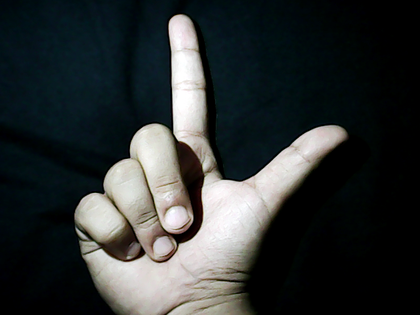
%> input picture data/L1.bmp, 420 x 315 px, shrunk from 640 x 480 before the run
$ octave temp.m   (GNU Octave 9; MATLAB toolbox functions it lacks are replaced by stand-ins)
%> lines starting %> are read from the running program, lines starting %| are printed output that depends on the picture; in (x1, y1, x2, y2) boxes, pixels count from 0 and x2, y2 are one past the last pixel; in counts of white or black regions, pixels touching at a corner belong together; the program's own positions count from 1
clc
clear all
a = imread('L1.bmp');
%> a is the input picture: size 315x420x3 uint8; mean R, G, B 47.4, 51.5, 51.6
figure, imshow(a);
b = rgb2ycbcr(a);
%> b: size 315x420x3 uint8; mean of channels 1, 2, 3 59.2, 128.6, 126.2
c = b(:,:,1);
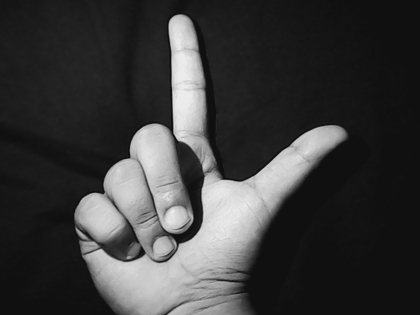
%> c: size 315x420 uint8; min 16, max 235, mean 59.2
% imview(c)
c = roicolor(c,0,100);
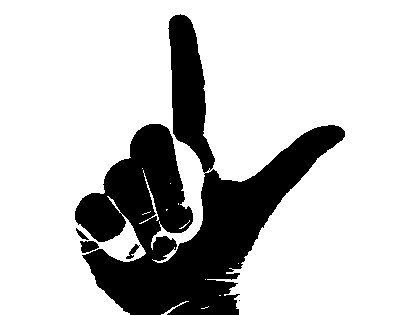
%> c: size 315x420 logical; 78.2% white; 5 black regions (1 under 20 px), largest, box (x1, y1, x2, y2) and area: (75, 14, 345, 315) 28604, (80, 241, 99, 253) 164, (126, 244, 140, 259) 75, (76, 228, 89, 240) 53
% imview(c)
c =~ c;
[lab,num]=bwlabel(c,8);
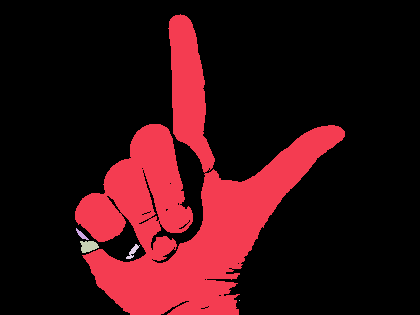
%> lab: size 315x420 double; 6 distinct labels, from 0 to 5; one colour per label, 0 black
%> num = 5
sizeblob = zeros(1,num);
for i=1:num,
    sizeblob(i) = length(find(lab==i));
end
%> this loop made 5 passes
%> after the loop, sizeblob = [28604 53 164 75 1]
    [maxno largestBlobNo] = max(sizeblob);
%> maxno = 28604; largestBlobNo = 1
    outim = zeros(size(c),'uint8');
    outim(find(lab==largestBlobNo)) = 1;
%> outim: size 315x420 uint8; values 0 (black) and 1 (white), 21.6% white; 1 white region, box (x1, y1, x2, y2) and area: (75, 14, 345, 315) 28604
    last=255*outim;
    im_thresh = last;
figure, imshow(last);
a=last;
[f c]=find(a);
%> f = 28604 values from 15 to 315; c = 28604 values from 76 to 345
lmaxc=max(c);lminc=min(c);
%> after `lmaxc=max(c)`: lmaxc = 345
%> after `lminc=min(c)`: lminc = 76
lmaxf=max(f);lminf=min(f);
%> after `lmaxf=max(f)`: lmaxf = 315
%> after `lminf=min(f)`: lminf = 15
imgn=a(lminf:lmaxf,lminc:lmaxc);%Crops image
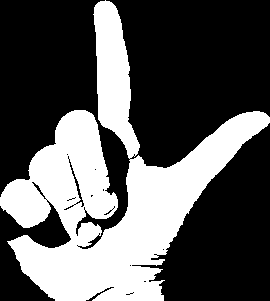
%> imgn: size 301x270 uint8; 35.2% white; 1 white region, box (x1, y1, x2, y2) and area: (0, 0, 270, 301) 28604
figure, imshow(imgn);
    [r c] = size(last);
%> r = 315; c = 420
    recon = zeros(r,c);

    for i = 1:r
        for j = 1:c

            if last(i,j) == 255
                recon(i,j) = b(i,j,1);

            end
        end
    end
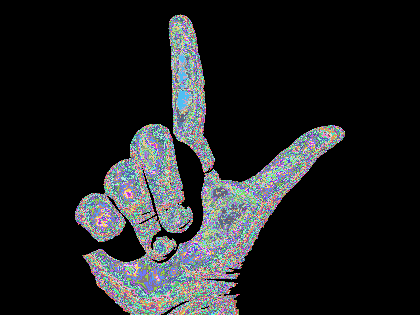
%> recon: size 315x420 double; 136 distinct labels, from 0 to 235; one colour per label, 0 black
recon = uint8(recon);
%> recon: size 315x420 uint8; 136 distinct labels, from 0 to 235
figure, imshow(recon);
e_rec = edge(recon,'canny');
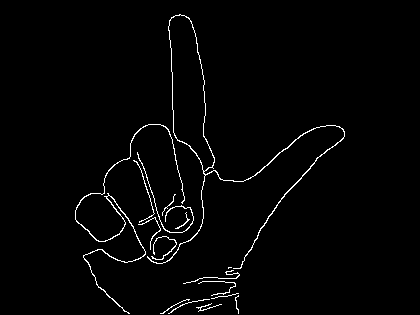
%> e_rec: size 315x420 logical; 1.9% white in thin lines or dots, all inside (x1, y1, x2, y2) = (75, 14, 345, 314)
figure, imshow(e_rec);
im_edge = e_rec;

$ run again, with data/L3.bmp copied over data/L1.bmp
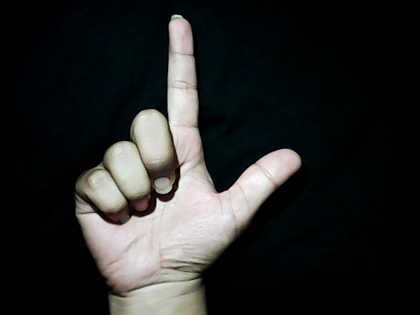
%> input picture data/L3.bmp, 420 x 315 px, shrunk from 640 x 480 before the run
%> a is the input picture: size 315x420x3 uint8; mean R, G, B 38.8, 39.9, 38.9
%> b: size 315x420x3 uint8; mean of channels 1, 2, 3 49.9, 127.7, 127.6
%> `c = roicolor(c,0,100);`:
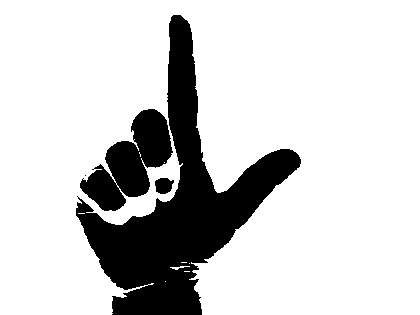
%> c: size 315x420 logical; 81.3% white; 4 black regions (1 under 20 px), largest, box (x1, y1, x2, y2) and area: (76, 15, 301, 315) 19864, (80, 109, 173, 211) 4660, (155, 178, 174, 194) 233
%> lab: size 315x420 double; 5 distinct labels, from 0 to 4
%> num = 4
%> the loop `for i=1:num,` made 4 passes
%> after the loop `for i=1:num,`: sizeblob = [19864 4660 1 233]
%> maxno = 19864; largestBlobNo = 1
%> outim: size 315x420 uint8; values 0 (black) and 1 (white), 15% white; 1 white region, box (x1, y1, x2, y2) and area: (76, 15, 301, 315) 19864
%> `[f c]=find(a);`: f = 19864 values from 16 to 315; c = 19864 values from 77 to 301
%> lmaxc = 301
%> lminc = 77
%> lmaxf = 315
%> lminf = 16
%> imgn: size 300x225 uint8; 29.4% white; 1 white region, box (x1, y1, x2, y2) and area: (0, 0, 225, 300) 19864
%> `e_rec = edge(recon,'canny');`:
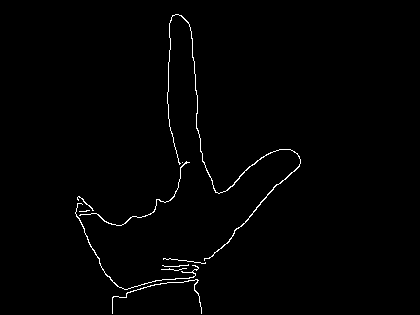
%> e_rec: size 315x420 logical; 1.1% white in thin lines or dots, all inside (x1, y1, x2, y2) = (75, 14, 301, 314)

$ run again, with data/L4.bmp copied over data/L1.bmp
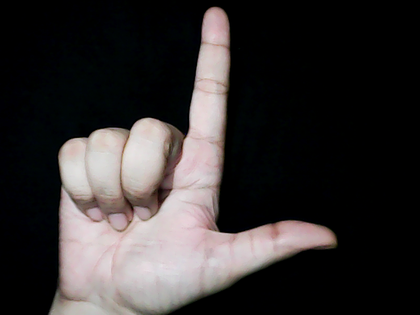
%> input picture data/L4.bmp, 420 x 315 px, shrunk from 640 x 480 before the run
%> a is the input picture: size 315x420x3 uint8; mean R, G, B 53.2, 49.5, 49.5
%> b: size 315x420x3 uint8; mean of channels 1, 2, 3 59.5, 127.4, 129.7
%> `c = roicolor(c,0,100);`:
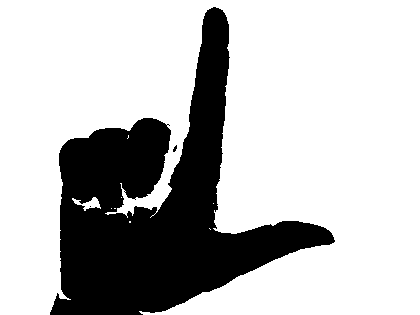
%> c: size 315x420 logical; 74% white; 3 black regions (2 under 20 px), largest, box (x1, y1, x2, y2) and area: (50, 7, 335, 315) 34376
%> lab: size 315x420 double; 4 distinct labels, from 0 to 3
%> num = 3
%> the loop `for i=1:num,` made 3 passes
%> after the loop `for i=1:num,`: sizeblob = [34376 1 17]
%> maxno = 34376; largestBlobNo = 1
%> outim: size 315x420 uint8; values 0 (black) and 1 (white), 26% white; 1 white region, box (x1, y1, x2, y2) and area: (50, 7, 335, 315) 34376
%> `[f c]=find(a);`: f = 34376 values from 8 to 315; c = 34376 values from 51 to 335
%> lmaxc = 335
%> lminc = 51
%> lmaxf = 315
%> lminf = 8
%> imgn: size 308x285 uint8; 39.2% white; 1 white region, box (x1, y1, x2, y2) and area: (0, 0, 285, 308) 34376
%> `e_rec = edge(recon,'canny');`:
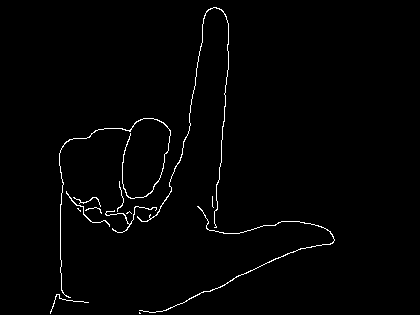
%> e_rec: size 315x420 logical; 1.4% white in thin lines or dots, all inside (x1, y1, x2, y2) = (50, 7, 335, 314)

$ run again, with data/A3.bmp copied over data/L1.bmp
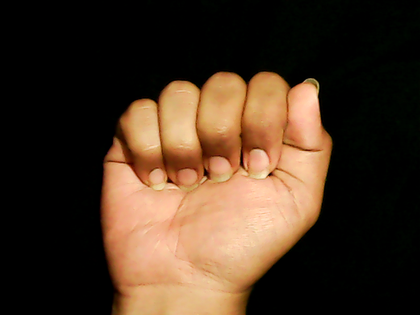
%> input picture data/A3.bmp, 420 x 315 px, shrunk from 640 x 480 before the run
%> a is the input picture: size 315x420x3 uint8; mean R, G, B 71.8, 52.3, 35.6
%> b: size 315x420x3 uint8; mean of channels 1, 2, 3 64.3, 117.8, 137.8
%> `[lab,num]=bwlabel(c,8);`:
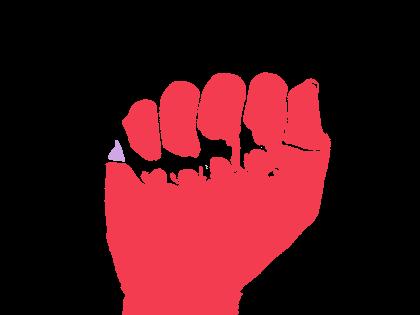
%> lab: size 315x420 double; 5 distinct labels, from 0 to 4; one colour per label, 0 black
%> num = 4
%> the loop `for i=1:num,` made 4 passes
%> after the loop `for i=1:num,`: sizeblob = [39771 223 7 1]
%> maxno = 39771; largestBlobNo = 1
%> outim: size 315x420 uint8; values 0 (black) and 1 (white), 30.1% white; 1 white region, box (x1, y1, x2, y2) and area: (104, 72, 331, 315) 39771
%> `[f c]=find(a);`: f = 39771 values from 73 to 315; c = 39771 values from 105 to 331
%> lmaxc = 331
%> lminc = 105
%> lmaxf = 315
%> lminf = 73
%> imgn: size 243x227 uint8; 72.1% white; 24 black regions (18 under 20 px), largest, box (x1, y1, x2, y2) and area: (0, 0, 163, 116) 6615, (134, 78, 227, 243) 6400, (164, 0, 227, 67) 1154, (0, 130, 21, 243) 1059, (178, 69, 209, 79) 62, (164, 99, 170, 105) 21
%> `e_rec = edge(recon,'canny');`:
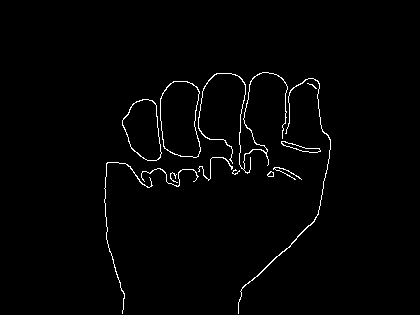
%> e_rec: size 315x420 logical; 1.5% white in thin lines or dots, all inside (x1, y1, x2, y2) = (104, 72, 331, 314)
